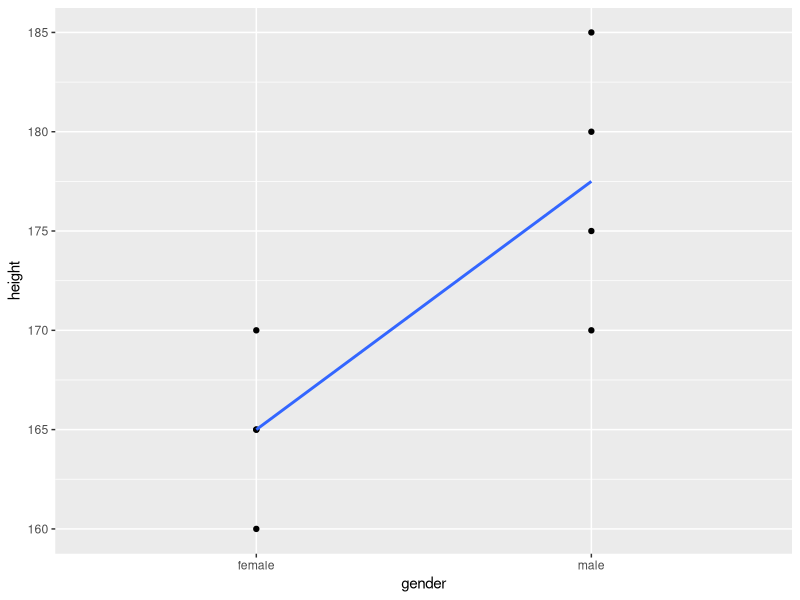
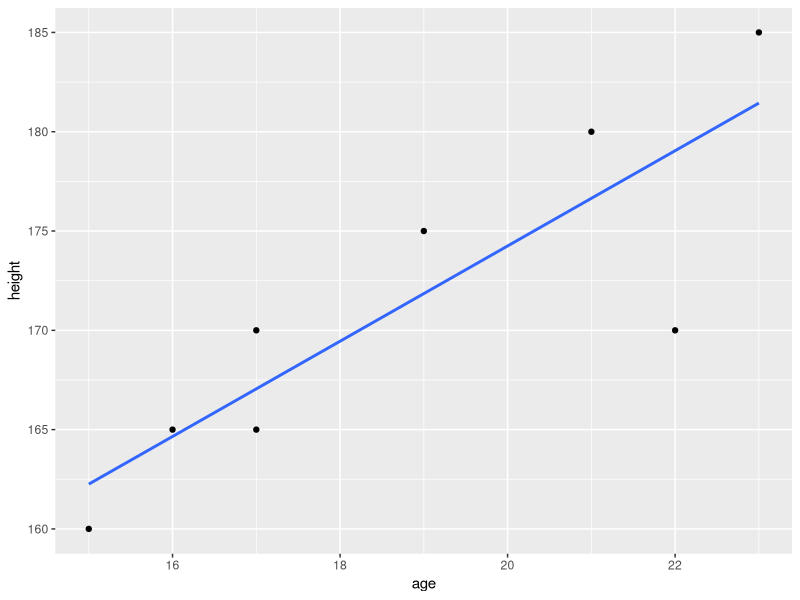
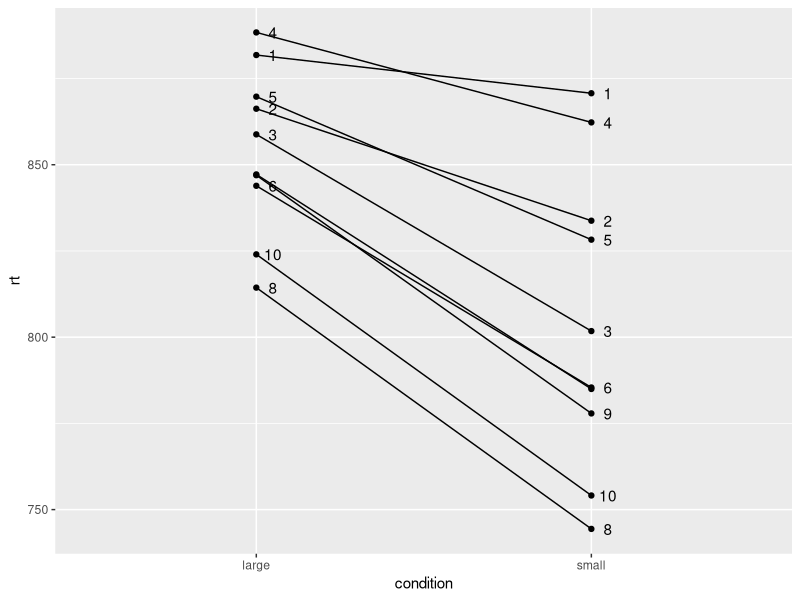
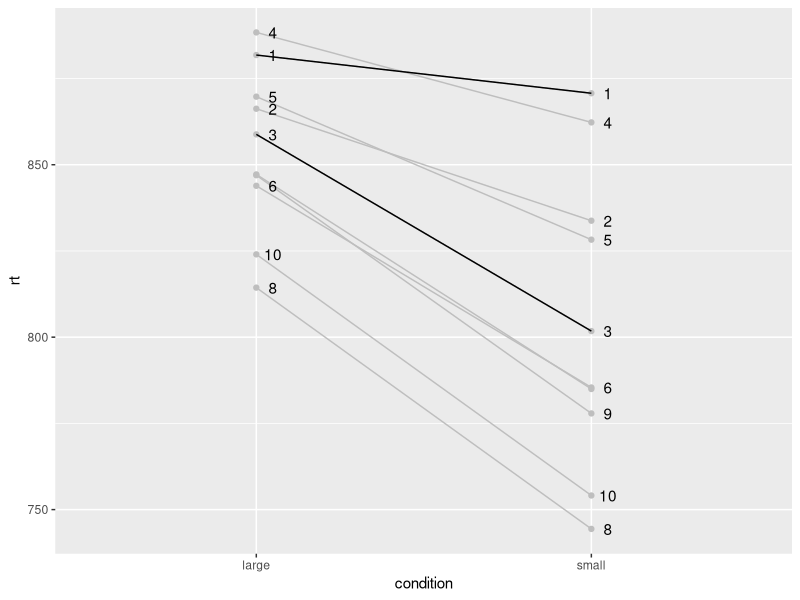
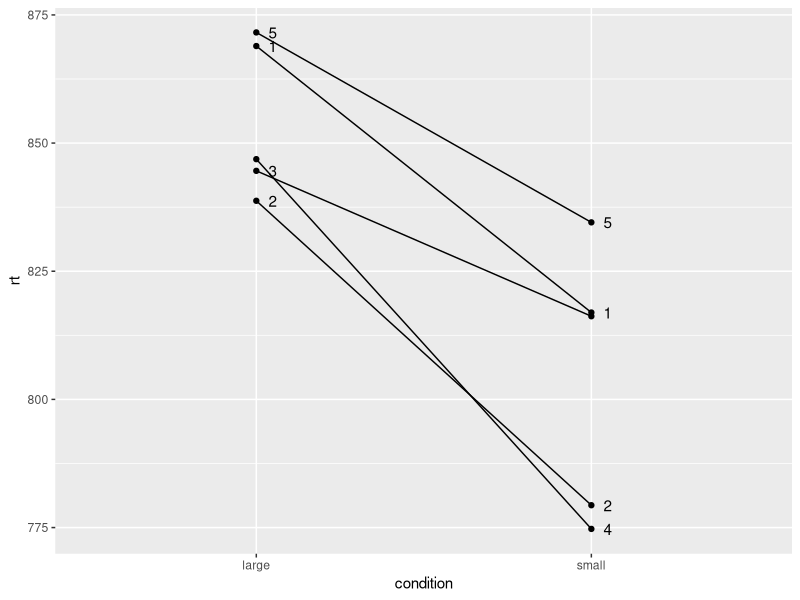
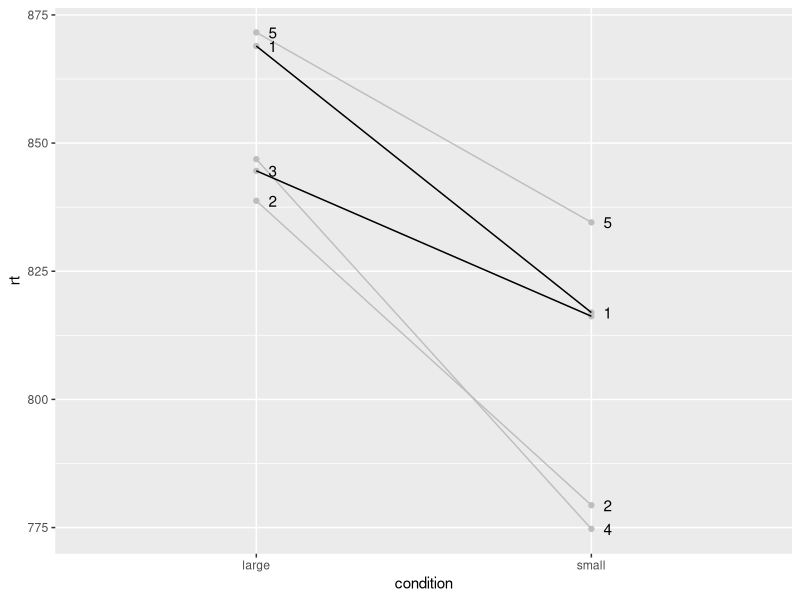

The R script that drew these images, in order:
library(tidyverse)
library(lme4)
library(lmerTest)
library(emmeans)

# Is height predicted by gender?
# Create gender_height_data
subject <- seq(1:8)
gender <- factor(c(rep("male", 4), rep("female", 4)))
height <- c(170, 180, 175, 185, 160, 170, 165, 165)
gender_height_data <- tibble(subject, gender, height)

# fit a linear model where gender is used to predict height
height_model <- lm(height ~ gender, data = gender_height_data)
summary(height_model)

gender_height_data %>%
  ggplot(aes(x = gender, y = height, group = 1)) +
  geom_point() +
  geom_smooth(method = "lm", se = FALSE)

# Is height predicted by age?
# Create age_height_data
age <- c(22, 21, 19, 23, 15, 17, 16, 17)
age_height_data <- tibble(subject, age, height)

age_model <- lm(height ~ age, data = age_height_data)
summary(age_model)

age_height_data %>%
  ggplot(aes(x = age, y = height)) +
  geom_point() +
  geom_smooth(method = "lm", se = FALSE)

# Linear mixed models
# Create mixed_model_data - 10 subject, 10 items, 2 conditions, with 4 repeats
# just to create a totally fictitious data set that allows the models to be built
# We use set.seed() to ensure the random numbers in rt can be reproduced
subject <- factor(c(rep(1:10, each = 5), rep(1:10, each = 5)))
condition <- factor(c(rep("small", times = 50), rep("large", times = 50)))
item <- factor(rep(seq(1:5), times = 20))
set.seed(9999)
rt1 <- as.integer(rnorm(50, 800, 100))
set.seed(1234)
rt2 <- as.integer(rnorm(50, 900, 100))
rt <- c(rt1, rt2)

mixed_model_data <- tibble(subject, item, condition, rt)

mixed_model_data <- rbind(mixed_model_data, mixed_model_data, 
                          mixed_model_data, mixed_model_data)

mixed_model_data %>% 
  group_by(condition) %>%
  summarise(mean_rt = mean(rt), sd_rt = sd(rt))

# Build our mixed model
mixed_model <- lmer(rt ~ condition + (1 | subject) + (1 | item), 
                    data = mixed_model_data)
summary(mixed_model)

# Testing the fixed effect using Likelihood Ratio Test
# Build a new model dropping the fixed effect we want to test
mixed_model_null <- lmer(rt ~ (1 | subject) + (1 | item), 
                         data = mixed_model_data)
anova(mixed_model, mixed_model_null)

coef(mixed_model)

# Let's now add slopes for our two random effects
mixed_model_slopes <- lmer(rt ~ condition + (1 + condition | subject)
                           + (1 + condition | item), data = mixed_model_data)

# Let's plot the intercepts and slopes where the intercept corresponds to 
# the large condition level, and the slope is the difference between it and
# the small condition level
# First by subjects
subject_intercepts <- coef(mixed_model_slopes)$subject[1]
subject_slopes <- coef(mixed_model_slopes)$subject[2]

subject_coefs <- tibble(subject = c(seq(1:10), seq(1:10)),  
                        condition = c(rep("large", times = 10), 
                                      rep("small", times = 10)),
                        rt = unlist(rbind(subject_intercepts, 
                                   (subject_intercepts + subject_slopes))))

subject_coefs %>%
  ggplot(aes(x = condition, y = rt, group = subject, label = subject)) +
  geom_point() + 
  geom_line() +
  geom_text(check_overlap = TRUE, nudge_x = .05)
  
# Let's just look at subjets 1 and 3 - for subject 1 we can see the differece
# between conditions looks pretty smaall compared to the difference for 
# subject 3
subject_coefs %>%
  ggplot(aes(x = condition, y = rt, group = subject, label = subject)) +
  geom_point(colour = "grey") + 
  geom_line(colour = "grey") +
  geom_line(data = filter(subject_coefs, subject == "1" | subject == "3")) +
  geom_text(check_overlap = TRUE, nudge_x = .05)

# Now let's extract and plot the item intercepts and slopes
item_intercepts <- coef(mixed_model_slopes)$item[1]
item_slopes <- coef(mixed_model_slopes)$item[2]

item_coefs <- tibble(item = c(seq(1:5), seq(1:5)),  
                        condition = c(rep("large", times = 5), 
                                      rep("small", times = 5)),
                        rt = unlist(rbind(item_intercepts, 
                                          (item_intercepts + item_slopes))))

item_coefs %>%
  ggplot(aes(x = condition, y = rt, group = item, label = item)) +
  geom_point() + 
  geom_line() +
  geom_text(check_overlap = TRUE, nudge_x = .05)

# Let's just look at items 1 and 3 - for these items, the reaction times for
# the `small` condition are pretty much the same - but for the `large` condition
# item 1 is about 25 ms. slower than for item 3
item_coefs %>%
  ggplot(aes(x = condition, y = rt, group = item, label = item)) +
  geom_point(colour = "grey") + 
  geom_line(colour = "grey") +
  geom_line(data = filter(item_coefs, item == "1" | item == "3")) +
  geom_text(check_overlap = TRUE, nudge_x = .05)
